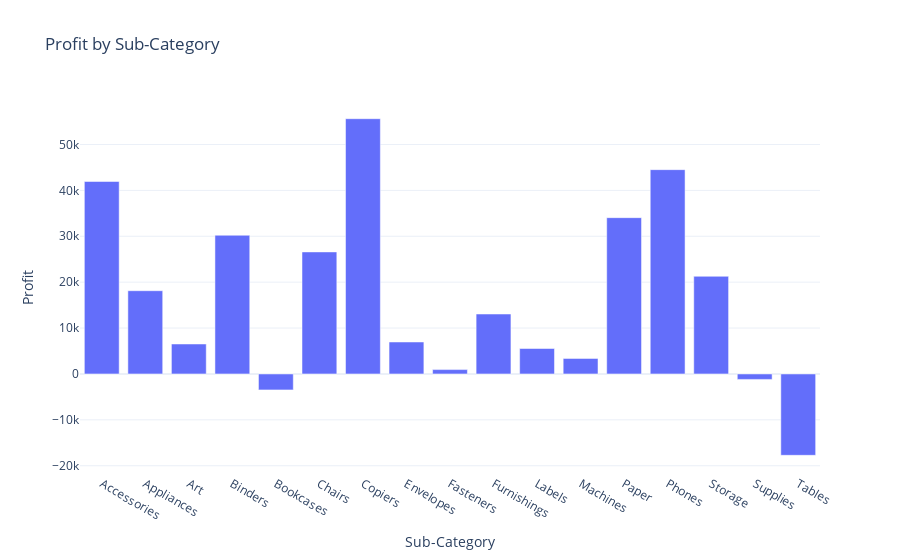

Notebook source saved alongside this figure:
### Code cell
fig=px.bar(profit_by_subcategory,x='Sub-Category',y='Profit',title='Profit by Sub-Category')
fig.show()

### Figure 1 — Plotly figure (JSON) as saved in the notebook; plotly's stock layout.template omitted (floating-point values rounded to 4 significant figures)
{"data": [{"hovertemplate": "Sub-Category=%{x}<br>Profit=%{y}<extra></extra>", "legendgroup": "", "marker": {"color": "#636efa", "pattern": {"shape": ""}}, "name": "", "orientation": "v", "showlegend": false, "textposition": "auto", "type": "bar", "x": ["Accessories", "Appliances", "Art", "Binders", "Bookcases", "Chairs", "Copiers", "Envelopes", "Fasteners", "Furnishings", "Labels", "Machines", "Paper", "Phones", "Storage", "Supplies", "Tables"], "xaxis": "x", "y": [41940.0, 18140.0, 6528.0, 30220.0, -3473.0, 26590.0, 55620.0, 6964.0, 949.5, 13060.0, 5546.0, 3385.0, 34050.0, 44520.0, 21280.0, -1189.0, -17730.0], "yaxis": "y"}], "layout": {"barmode": "relative", "legend": {"tracegroupgap": 0}, "title": {"text": "Profit by Sub-Category"}, "xaxis": {"anchor": "y", "domain": [0, 1], "title": {"text": "Sub-Category"}}, "yaxis": {"anchor": "x", "domain": [0, 1], "title": {"text": "Profit"}}}}
